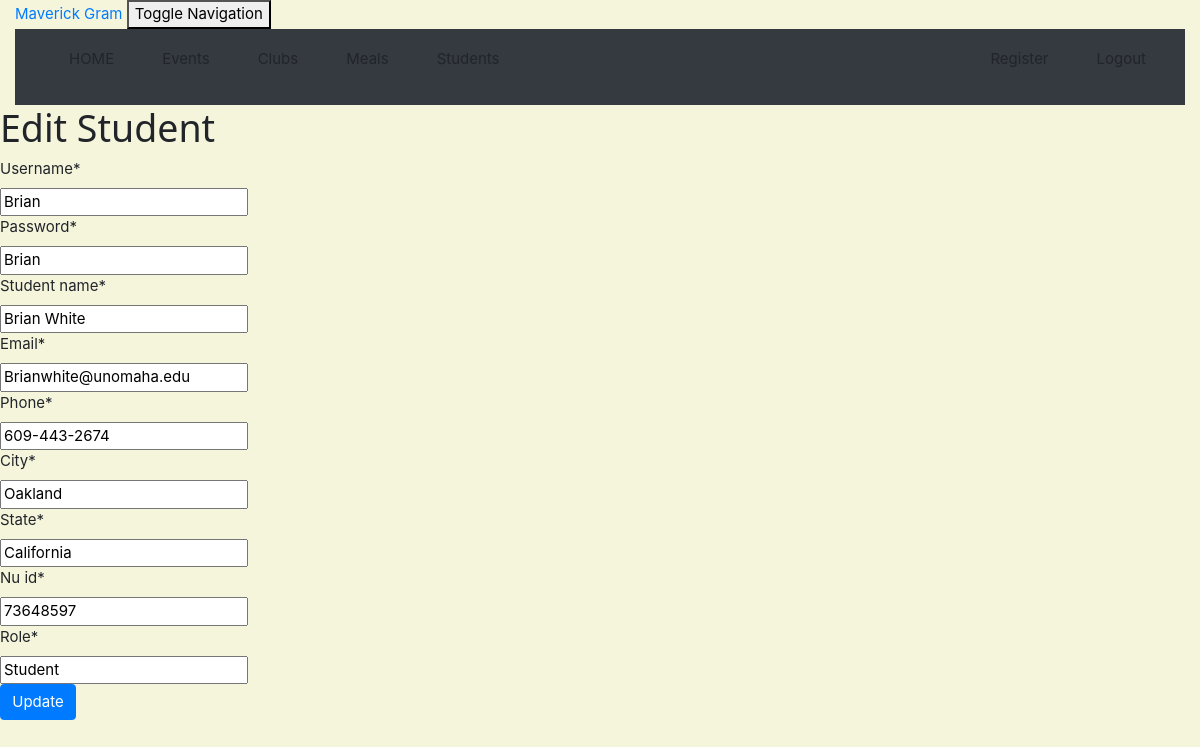
/student/5/edit/ (signed in), run on the app's committed database.
### crm/models.py (models this page shows, shortened)
class Student(models.Model):
    username = models.CharField(max_length=50)
    password = models.CharField(max_length=50)
    student_name = models.CharField(max_length=50)
    email = models.EmailField(max_length=100)
    phone = models.CharField(max_length=20)
    city = models.CharField(max_length=50)
    state = models.CharField(max_length=50)
    nu_id = models.CharField(max_length=100)
    role = models.CharField(max_length=100)

### crm/views.py (the view)
# urls.py: path('student/<int:pk>/edit/', views.student_edit, name='student_edit'),
@staff_member_required
def student_edit(request, pk):
    student = get_object_or_404(Student, pk=pk)
    if request.method == "POST":
        form = StudentForm(request.POST, instance=student)
        if form.is_valid():
            student = form.save(commit=False)
            student.updated_date = timezone.now()
            student.save()
            student = Student.objects.filter()
            return render(request, 'crm/student_list.html',
                          {'students': student})
    else:
        form = StudentForm(instance=student)
    return render(request, 'crm/student_edit.html', {'form': form})

### crm/forms.py
class StudentForm(forms.ModelForm):
    class Meta:
        model = Student
        fields = ('username', 'password', 'student_name', 'email', 'phone', 'city', 'state','nu_id','role')

### crm/templates/crm/student_edit.html (shortened to what this page needs)
<!DOCTYPE html>
<html lang="en">
{% extends 'crm/base.html' %}
{% load crispy_forms_tags %}
{% block content %}
    <h1>Edit Student</h1>
    <form method="POST" class="customer-form">{% csrf_token %}
        {{ form|crispy }}
        <button type="submit" class="btn btn-primary">Update</button>
    </form>
{% endblock %}

### crm/static/css/w3.css (style rules this page uses)
html { box-sizing:border-box }
*,*:before,*:after { box-sizing:inherit }
html { -ms-text-size-adjust:100%;-webkit-text-size-adjust:100% }
body { margin:0 }
button,input,select,textarea,optgroup { font:inherit;margin:0 }
button,input { overflow:visible }
button,select { text-transform:none }
button,[type=button],[type=reset],[type=submit] { -webkit-appearance:button }
html,body { font-family:Verdana,sans-serif;font-size:15px;line-height:1.5 }
html { overflow-x:hidden }
h1 { font-size:36px }
h1,h2,h3,h4,h5,h6 { font-family:"Segoe UI",Arial,sans-serif;font-weight:400;margin:10px 0 }

### crm/templates/crm/student_edit.html (style rules this page uses)
body { background-color: beige; }

### data on the page
Student: username "Brian", password "Brian", student_name "Brian White", email "Brianwhite@unomaha.edu", phone "609-443-2674", city "Oakland", state "California", nu_id "73648597", role "Student"
